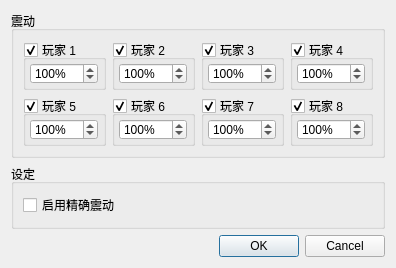
<?xml version="1.0" encoding="UTF-8"?>
<ui version="4.0">
 <class>ConfigureVibration</class>
 <widget class="QDialog" name="ConfigureVibration">
  <property name="geometry">
   <rect>
    <x>0</x>
    <y>0</y>
    <width>364</width>
    <height>242</height>
   </rect>
  </property>
  <property name="windowTitle">
   <string>设置震动</string>
  </property>
  <property name="styleSheet">
   <string notr="true"/>
  </property>
  <layout class="QVBoxLayout">
   <item>
    <widget class="QGroupBox" name="vibrationStrengthGroup">
     <property name="title">
      <string>震动</string>
     </property>
     <layout class="QVBoxLayout" name="verticalLayout_3" stretch="0,0">
      <property name="leftMargin">
       <number>9</number>
      </property>
      <property name="topMargin">
       <number>9</number>
      </property>
      <property name="rightMargin">
       <number>9</number>
      </property>
      <property name="bottomMargin">
       <number>9</number>
      </property>
      <item>
       <widget class="QWidget" name="player14Widget" native="true">
        <layout class="QHBoxLayout" name="horizontalLayout_4">
         <property name="leftMargin">
          <number>0</number>
         </property>
         <property name="topMargin">
          <number>0</number>
         </property>
         <property name="rightMargin">
          <number>0</number>
         </property>
         <property name="bottomMargin">
          <number>0</number>
         </property>
         <item>
          <widget class="QGroupBox" name="vibrationGroupPlayer1">
           <property name="title">
            <string>玩家 1</string>
           </property>
           <property name="checkable">
            <bool>true</bool>
           </property>
           <layout class="QHBoxLayout" name="horizontalLayout_8">
            <property name="leftMargin">
             <number>3</number>
            </property>
            <property name="topMargin">
             <number>3</number>
            </property>
            <property name="rightMargin">
             <number>3</number>
            </property>
            <property name="bottomMargin">
             <number>3</number>
            </property>
            <item>
             <widget class="QSpinBox" name="vibrationSpinPlayer1">
              <property name="minimumSize">
               <size>
                <width>68</width>
                <height>21</height>
               </size>
              </property>
              <property name="maximumSize">
               <size>
                <width>68</width>
                <height>16777215</height>
               </size>
              </property>
              <property name="suffix">
               <string>%</string>
              </property>
              <property name="minimum">
               <number>1</number>
              </property>
              <property name="maximum">
               <number>150</number>
              </property>
              <property name="value">
               <number>100</number>
              </property>
             </widget>
            </item>
           </layout>
          </widget>
         </item>
         <item>
          <widget class="QGroupBox" name="vibrationGroupPlayer2">
           <property name="title">
            <string>玩家 2</string>
           </property>
           <property name="checkable">
            <bool>true</bool>
           </property>
           <layout class="QHBoxLayout" name="horizontalLayout_9">
            <property name="leftMargin">
             <number>3</number>
            </property>
            <property name="topMargin">
             <number>3</number>
            </property>
            <property name="rightMargin">
             <number>3</number>
            </property>
            <property name="bottomMargin">
             <number>3</number>
            </property>
            <item>
             <widget class="QSpinBox" name="vibrationSpinPlayer2">
              <property name="minimumSize">
               <size>
                <width>68</width>
                <height>21</height>
               </size>
              </property>
              <property name="maximumSize">
               <size>
                <width>68</width>
                <height>16777215</height>
               </size>
              </property>
              <property name="suffix">
               <string>%</string>
              </property>
              <property name="minimum">
               <number>1</number>
              </property>
              <property name="maximum">
               <number>150</number>
              </property>
              <property name="value">
               <number>100</number>
              </property>
             </widget>
            </item>
           </layout>
          </widget>
         </item>
         <item>
          <widget class="QGroupBox" name="vibrationGroupPlayer3">
           <property name="title">
            <string>玩家 3</string>
           </property>
           <property name="checkable">
            <bool>true</bool>
           </property>
           <layout class="QHBoxLayout" name="horizontalLayout_10">
            <property name="leftMargin">
             <number>3</number>
            </property>
            <property name="topMargin">
             <number>3</number>
            </property>
            <property name="rightMargin">
             <number>3</number>
            </property>
            <property name="bottomMargin">
             <number>3</number>
            </property>
            <item>
             <widget class="QSpinBox" name="vibrationSpinPlayer3">
              <property name="minimumSize">
               <size>
                <width>68</width>
                <height>21</height>
               </size>
              </property>
              <property name="maximumSize">
               <size>
                <width>68</width>
                <height>16777215</height>
               </size>
              </property>
              <property name="suffix">
               <string>%</string>
              </property>
              <property name="minimum">
               <number>1</number>
              </property>
              <property name="maximum">
               <number>150</number>
              </property>
              <property name="value">
               <number>100</number>
              </property>
             </widget>
            </item>
           </layout>
          </widget>
         </item>
         <item>
          <widget class="QGroupBox" name="vibrationGroupPlayer4">
           <property name="title">
            <string>玩家 4</string>
           </property>
           <property name="checkable">
            <bool>true</bool>
           </property>
           <layout class="QHBoxLayout" name="horizontalLayout_11">
            <property name="leftMargin">
             <number>3</number>
            </property>
            <property name="topMargin">
             <number>3</number>
            </property>
            <property name="rightMargin">
             <number>3</number>
            </property>
            <property name="bottomMargin">
             <number>3</number>
            </property>
            <item>
             <widget class="QSpinBox" name="vibrationSpinPlayer4">
              <property name="minimumSize">
               <size>
                <width>68</width>
                <height>21</height>
               </size>
              </property>
              <property name="maximumSize">
               <size>
                <width>68</width>
                <height>16777215</height>
               </size>
              </property>
              <property name="suffix">
               <string>%</string>
              </property>
              <property name="minimum">
               <number>1</number>
              </property>
              <property name="maximum">
               <number>150</number>
              </property>
              <property name="value">
               <number>100</number>
              </property>
             </widget>
            </item>
           </layout>
          </widget>
         </item>
        </layout>
       </widget>
      </item>
      <item>
       <widget class="QWidget" name="player58Widget" native="true">
        <layout class="QHBoxLayout" name="horizontalLayout_6">
         <property name="leftMargin">
          <number>0</number>
         </property>
         <property name="topMargin">
          <number>0</number>
         </property>
         <property name="rightMargin">
          <number>0</number>
         </property>
         <property name="bottomMargin">
          <number>0</number>
         </property>
         <item>
          <widget class="QGroupBox" name="vibrationGroupPlayer7">
           <property name="title">
            <string>玩家 5</string>
           </property>
           <property name="checkable">
            <bool>true</bool>
           </property>
           <layout class="QHBoxLayout" name="horizontalLayout_14">
            <property name="leftMargin">
             <number>3</number>
            </property>
            <property name="topMargin">
             <number>3</number>
            </property>
            <property name="rightMargin">
             <number>3</number>
            </property>
            <property name="bottomMargin">
             <number>3</number>
            </property>
            <item>
             <widget class="QSpinBox" name="vibrationSpinPlayer7">
              <property name="minimumSize">
               <size>
                <width>68</width>
                <height>21</height>
               </size>
              </property>
              <property name="maximumSize">
               <size>
                <width>68</width>
                <height>16777215</height>
               </size>
              </property>
              <property name="suffix">
               <string>%</string>
              </property>
              <property name="minimum">
               <number>1</number>
              </property>
              <property name="maximum">
               <number>150</number>
              </property>
              <property name="value">
               <number>100</number>
              </property>
             </widget>
            </item>
           </layout>
          </widget>
         </item>
         <item>
          <widget class="QGroupBox" name="vibrationGroupPlayer8">
           <property name="title">
            <string>玩家 6</string>
           </property>
           <property name="checkable">
            <bool>true</bool>
           </property>
           <layout class="QHBoxLayout" name="horizontalLayout_15">
            <property name="leftMargin">
             <number>3</number>
            </property>
            <property name="topMargin">
             <number>3</number>
            </property>
            <property name="rightMargin">
             <number>3</number>
            </property>
            <property name="bottomMargin">
             <number>3</number>
            </property>
            <item>
             <widget class="QSpinBox" name="vibrationSpinPlayer8">
              <property name="minimumSize">
               <size>
                <width>68</width>
                <height>21</height>
               </size>
              </property>
              <property name="maximumSize">
               <size>
                <width>68</width>
                <height>16777215</height>
               </size>
              </property>
              <property name="suffix">
               <string>%</string>
              </property>
              <property name="minimum">
               <number>1</number>
              </property>
              <property name="maximum">
               <number>150</number>
              </property>
              <property name="value">
               <number>100</number>
              </property>
             </widget>
            </item>
           </layout>
          </widget>
         </item>
         <item>
          <widget class="QGroupBox" name="vibrationGroupPlayer5">
           <property name="title">
            <string>玩家 7</string>
           </property>
           <property name="checkable">
            <bool>true</bool>
           </property>
           <layout class="QHBoxLayout" name="horizontalLayout_12">
            <property name="leftMargin">
             <number>3</number>
            </property>
            <property name="topMargin">
             <number>3</number>
            </property>
            <property name="rightMargin">
             <number>3</number>
            </property>
            <property name="bottomMargin">
             <number>3</number>
            </property>
            <item>
             <widget class="QSpinBox" name="vibrationSpinPlayer5">
              <property name="minimumSize">
               <size>
                <width>68</width>
                <height>21</height>
               </size>
              </property>
              <property name="maximumSize">
               <size>
                <width>68</width>
                <height>16777215</height>
               </size>
              </property>
              <property name="suffix">
               <string>%</string>
              </property>
              <property name="minimum">
               <number>1</number>
              </property>
              <property name="maximum">
               <number>150</number>
              </property>
              <property name="value">
               <number>100</number>
              </property>
             </widget>
            </item>
           </layout>
          </widget>
         </item>
         <item>
          <widget class="QGroupBox" name="vibrationGroupPlayer6">
           <property name="title">
            <string>玩家 8</string>
           </property>
           <property name="checkable">
            <bool>true</bool>
           </property>
           <layout class="QHBoxLayout" name="horizontalLayout_13">
            <property name="leftMargin">
             <number>3</number>
            </property>
            <property name="topMargin">
             <number>3</number>
            </property>
            <property name="rightMargin">
             <number>3</number>
            </property>
            <property name="bottomMargin">
             <number>3</number>
            </property>
            <item>
             <widget class="QSpinBox" name="vibrationSpinPlayer6">
              <property name="minimumSize">
               <size>
                <width>68</width>
                <height>21</height>
               </size>
              </property>
              <property name="maximumSize">
               <size>
                <width>68</width>
                <height>16777215</height>
               </size>
              </property>
              <property name="suffix">
               <string>%</string>
              </property>
              <property name="minimum">
               <number>1</number>
              </property>
              <property name="maximum">
               <number>150</number>
              </property>
              <property name="value">
               <number>100</number>
              </property>
             </widget>
            </item>
           </layout>
          </widget>
         </item>
        </layout>
       </widget>
      </item>
     </layout>
    </widget>
   </item>
   <item>
    <widget class="QGroupBox" name="vibrationSettingsGroup">
     <property name="title">
      <string>设定</string>
     </property>
     <layout class="QVBoxLayout" name="verticalLayout">
      <item>
       <widget class="QCheckBox" name="checkBoxAccurateVibration">
        <property name="text">
         <string>启用精确震动</string>
        </property>
       </widget>
      </item>
     </layout>
    </widget>
   </item>
   <item>
    <spacer name="spacerVibration">
     <property name="orientation">
      <enum>Qt::Vertical</enum>
     </property>
     <property name="sizeHint" stdset="0">
      <size>
       <width>167</width>
       <height>55</height>
      </size>
     </property>
    </spacer>
   </item>
   <item>
    <widget class="QDialogButtonBox" name="buttonBoxVibration">
     <property name="standardButtons">
      <set>QDialogButtonBox::Cancel|QDialogButtonBox::Ok</set>
     </property>
    </widget>
   </item>
  </layout>
 </widget>
 <resources/>
 <connections>
  <connection>
   <sender>buttonBoxVibration</sender>
   <signal>accepted()</signal>
   <receiver>ConfigureVibration</receiver>
   <slot>accept()</slot>
  </connection>
  <connection>
   <sender>buttonBoxVibration</sender>
   <signal>rejected()</signal>
   <receiver>ConfigureVibration</receiver>
   <slot>reject()</slot>
  </connection>
 </connections>
</ui>
